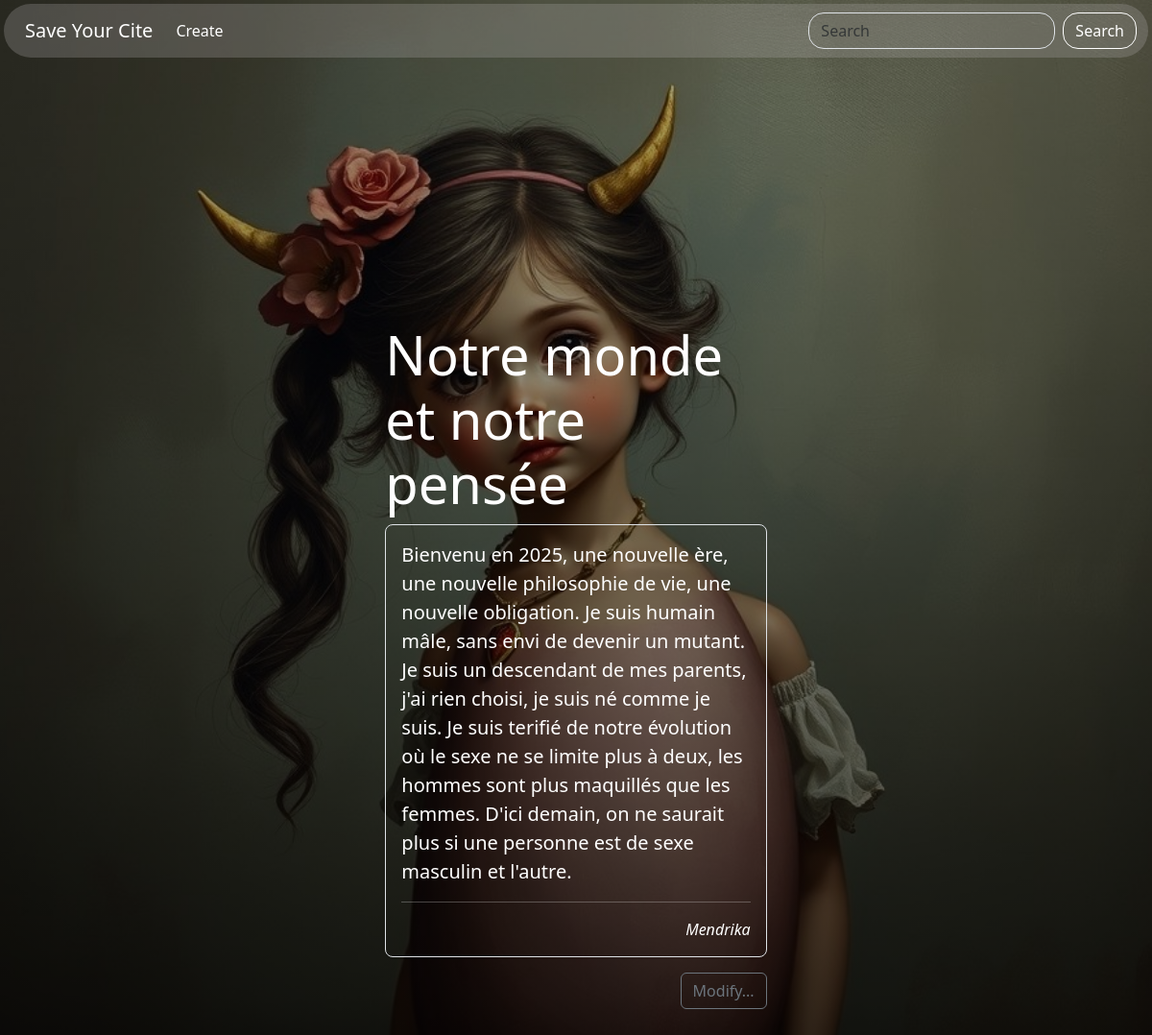
/show.php?view=10, run on the app's committed database.
### tables this page shows
CREATE TABLE "citations" (
	"id"	INTEGER NOT NULL,
	"title"	TEXT NOT NULL,
	"author"	TEXT DEFAULT 'Unknow',
	"desc"	INTEGER,
	"pict"	TEXT,
	"cite"	TEXT,
	PRIMARY KEY("id" AUTOINCREMENT)
);

### show.php (the view, shortened to what this page needs)
<?php
$pdo = connexion();
$request = "SELECT * FROM citations WHERE id = :i";
$stmt = $pdo->prepare($request);
$stmt->execute(["i" => $_GET["view"]]);
$cite = $stmt->fetch();
?>
<!DOCTYPE html>
<html lang="fr">
<head>
    <link rel="stylesheet" href="./assets/bootstrap/bootstrap.min.css">
    <link rel="stylesheet" href="./assets/css/features.css">
</head>
<body>
    <?php require_once "./header.php" ?>
    <main class="flex-shrink-0 m-2">
        <div class="col-md-5 p-lg-5 mx-auto my-5">
            <h1 class="display-4 fw-normal text-white"> <?= $cite["title"] ?> </h1>
            <div class="lead fw-normal text-white border p-3 rounded rounded-3">
                <p>
                    <?= $cite["cite"] ?>
                </p>
                <hr>
                <div class="d-flex justify-content-end">
                    <cite style="font-size: medium;"><?= $cite["author"] ?></cite>
                </div>
            </div>
            <div class="d-flex justify-content-end pt-3">
                <a class="btn btn-outline-secondary" href="citation/update.php?id=<?= $cite["id"] ?>">Modify...</a>
            </div>
        </div>
    </main>
</body>
</html>

### data on the page
citations: title "Notre monde et notre pensée", cite "Bienvenu en 2025, une nouvelle ère, une nouvelle philosophie de vie, une nouvelle obligation. Je suis humain mâle, sans envi de devenir un mutant. Je suis un descendant de mes parents, j'ai rien choisi, je suis né comme je suis. Je suis terifié de notre évolution où le sexe ne se limite plus à deux, les hommes sont plus maquillés que les femmes. D'ici demain, on ne saurait plus si une personne est de sexe masculin et l'autre.", author "Mendrika"
